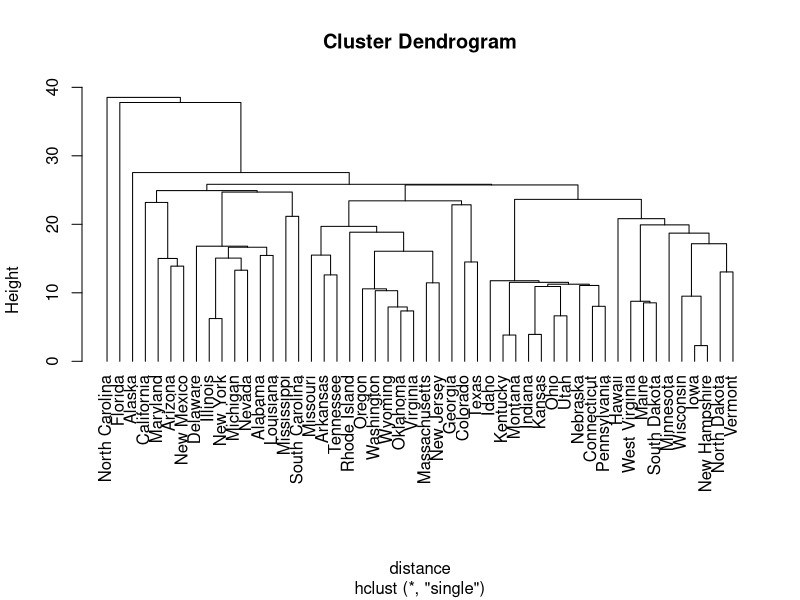
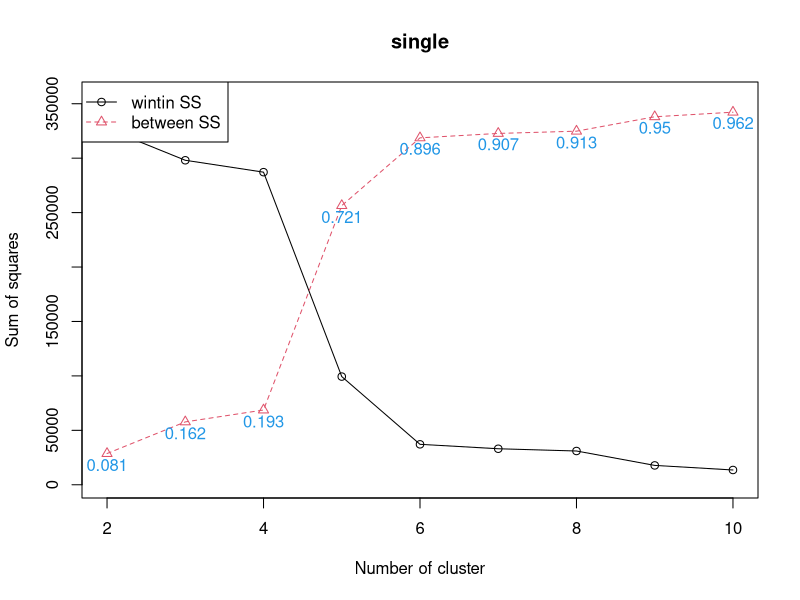
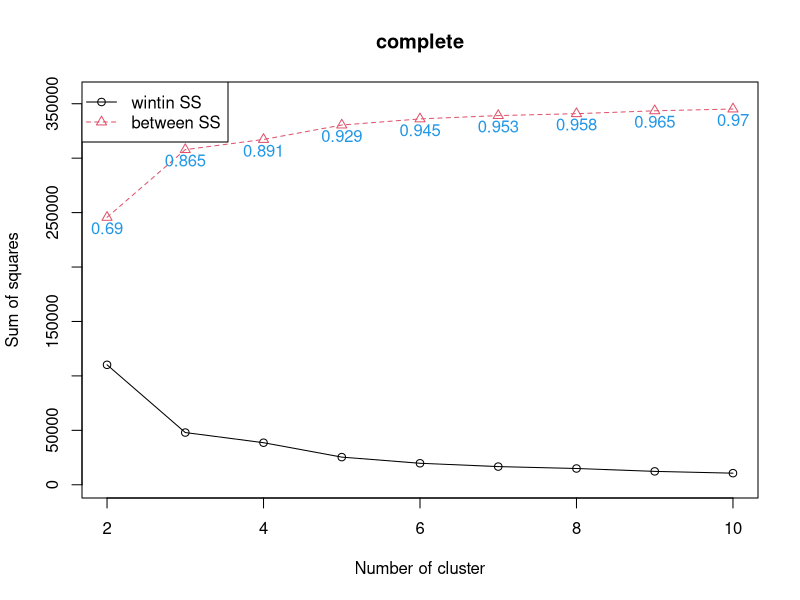
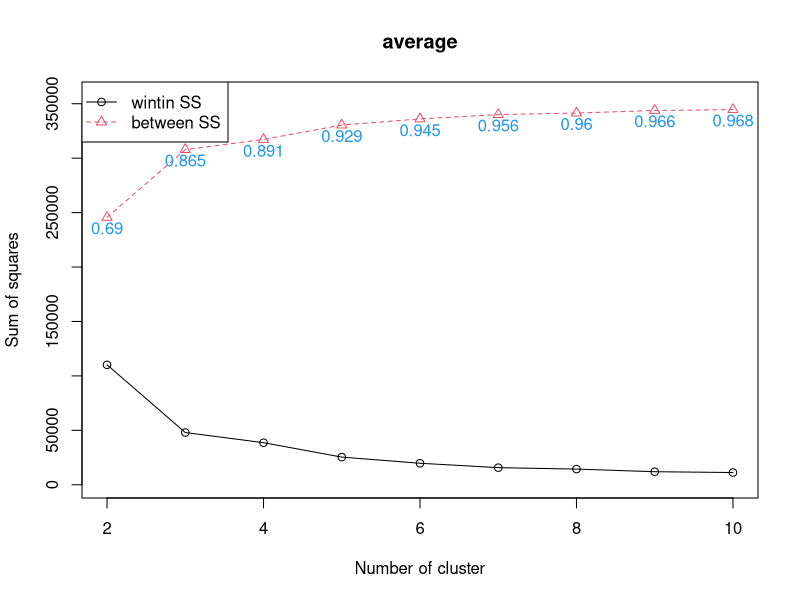
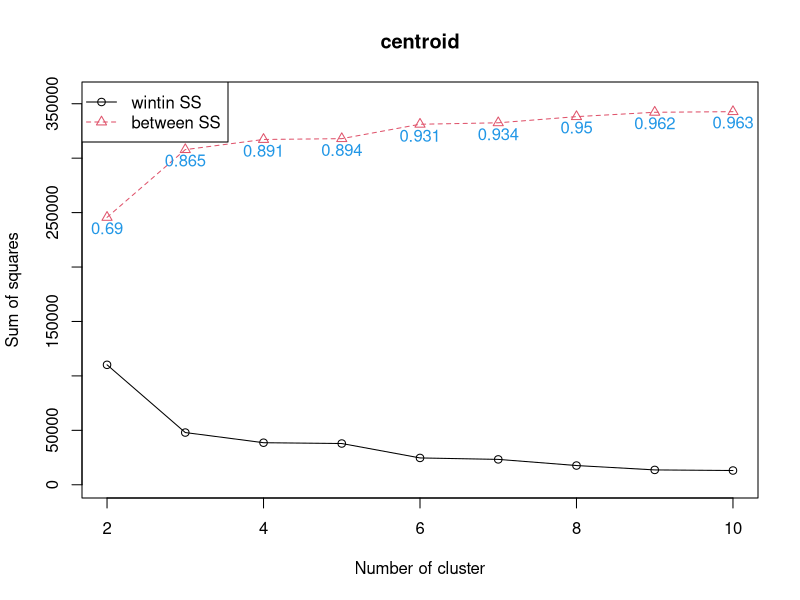
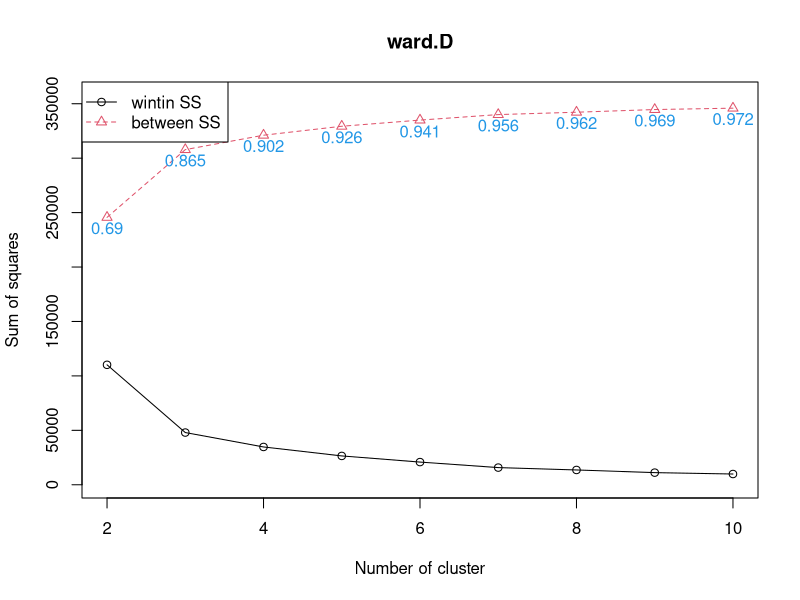

Reproduce these figures in R, in order. (Note: this script raises an error after producing the figures.)
#資料挖礦與大數據分析==========

data(USArrests)
distance <- dist(USArrests, method = "euclidean") #還有manhattan, minkowski
hc <- hclust(distance, method = "single") #單一連結法用最小距離，還有complete, average, centroid, ward
plot(hc, hang = -1)

method = c("single", "complete", "average", "centroid", "ward.D")
overall_mean <- apply(USArrests, 2, mean)
tot_ss <- 0
for(i in 1:nrow(USArrests)) tot_ss <- tot_ss + sum((USArrests[i, ] - overall_mean)^2)
g_plot <- data.frame(group = 1:10, withinss = rep(0, 10), betweenss = rep(0, 10))
for(m in method) {
        hc <- hclust(dist(USArrests, method = "euclidean"), method = m)
        for(g in 2:nrow(g_plot)) {
                ##within SS
                withinss = 0
                group_mean = sapply(USArrests, tapply, cutree(hc, k = g), mean)
                for(i in 1:g) {
                        group = USArrests[cutree(hc, k = g) == i, ]
                        for(j in 1:nrow(group)) {
                                withinss = withinss + sum((group[j, ] - group_mean[i, ])^2)
                        }
                }
                g_plot$withinss[g] = withinss
                
                ##between SS
                g_plot$betweenss[g] = tot_ss - withinss
        }
        per = round(g_plot$betweenss/tot_ss, 3)
        plot(g_plot[2:10, "withinss"], type = "n", ylab = "Sum of squares", xlab = "Number of cluster", xlim = c(2, 10), ylim = c(2000, tot_ss), main = m)
        points(g_plot$group[2:10], g_plot[2:10, "withinss"], col = 1, lty = 1, pch = 1)
        lines(g_plot$group[2:10], g_plot[2:10, "withinss"], col = 1, lty = 1, pch = 1)
        points(g_plot$group[2:10], g_plot[2:10, "betweenss"], col = 2, lty = 2, pch = 2)
        lines(g_plot$group[2:10], g_plot[2:10, "betweenss"], col = 2, lty = 2, pch = 2)
        text(g_plot$group[2:10], g_plot[2:10, "betweenss"] - 10000, per[2:10], col = 4)
        legend("topleft", legend = c("wintin SS", "between SS"), col = 1:2, lty = 1:2, pch = 1:2)
}


distance <- dist(USArrests, method = "euclidean")
hc <- hclust(dist, method = "complete")
plot(hc, hang = -1)
rect.hclust(hc, 3)
cutree(hc, 3)


set.seed(1111)
g_plot <- data.frame(group = 1:10, withinss = rep(0, 10), betweenss = rep(0, 10))
for(g in 2:nrow(g_plot)) {
        for(g in 2:nrow(g_plot)) {
                km = kmeans(USArrests, centers = g)
                g_plot$withinss[g] = km$tot.withinss
                g_plot$betweenss[g] = km$betweenss
                
        }
        per = round(g_plot$betweenss/km$totss, 3)
        plot(g_plot[2:10, "withinss"], type = "n", ylab = "Sum of squares", xlab = "Number of cluster", xlim = c(2, 10), ylim = c(12000, 350000), main = "k-means")
        points(g_plot$group[2:10], g_plot[2:10, "withinss"], col = 1, lty = 1, pch = 1)
        lines(g_plot$group[2:10], g_plot[2:10, "withinss"], col = 1, lty = 1, pch = 1)
        points(g_plot$group[2:10], g_plot[2:10, "betweenss"], col = 2, lty = 2, pch = 2)
        lines(g_plot$group[2:10], g_plot[2:10, "betweenss"], col = 2, lty = 2, pch = 2)
        text(g_plot$group[2:10], g_plot[2:10, "betweens"] - 10000, per[2:10], col = 4)
        legend("topleft", legend = c("within SS", "between SS"), col = 1:2, lty = 1:2, pch = 1:2)
}

kmeans(USArrests, centers = 3)$cluster


